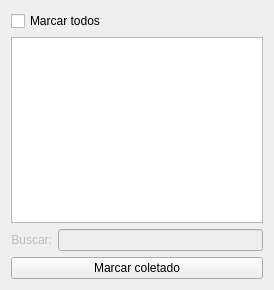
<?xml version="1.0" encoding="UTF-8"?>
<ui version="4.0">
 <class>WidgetLogisticaColeta</class>
 <widget class="QWidget" name="WidgetLogisticaColeta">
  <property name="geometry">
   <rect>
    <x>0</x>
    <y>0</y>
    <width>274</width>
    <height>290</height>
   </rect>
  </property>
  <property name="windowTitle">
   <string>Form</string>
  </property>
  <layout class="QGridLayout" name="gridLayout">
   <item row="0" column="0" colspan="2">
    <widget class="QCheckBox" name="checkBoxMarcarTodos">
     <property name="text">
      <string>Marcar todos</string>
     </property>
    </widget>
   </item>
   <item row="1" column="0" colspan="2">
    <widget class="TableView" name="table">
     <property name="mouseTracking">
      <bool>true</bool>
     </property>
     <property name="editTriggers">
      <set>QAbstractItemView::NoEditTriggers</set>
     </property>
     <property name="alternatingRowColors">
      <bool>true</bool>
     </property>
     <property name="selectionBehavior">
      <enum>QAbstractItemView::SelectRows</enum>
     </property>
     <property name="sortingEnabled">
      <bool>true</bool>
     </property>
     <attribute name="horizontalHeaderCascadingSectionResizes">
      <bool>true</bool>
     </attribute>
     <attribute name="horizontalHeaderStretchLastSection">
      <bool>false</bool>
     </attribute>
    </widget>
   </item>
   <item row="2" column="0">
    <widget class="QLabel" name="labelPedidosCompra_6">
     <property name="enabled">
      <bool>false</bool>
     </property>
     <property name="text">
      <string>Buscar:</string>
     </property>
     <property name="alignment">
      <set>Qt::AlignRight|Qt::AlignTrailing|Qt::AlignVCenter</set>
     </property>
    </widget>
   </item>
   <item row="2" column="1">
    <widget class="QLineEdit" name="lineEditBuscaColeta">
     <property name="enabled">
      <bool>false</bool>
     </property>
    </widget>
   </item>
   <item row="3" column="0" colspan="2">
    <widget class="QPushButton" name="pushButtonMarcarColetado">
     <property name="text">
      <string>Marcar coletado</string>
     </property>
    </widget>
   </item>
  </layout>
 </widget>
 <customwidgets>
  <customwidget>
   <class>TableView</class>
   <extends>QTableView</extends>
   <header>src/tableview.h</header>
  </customwidget>
 </customwidgets>
 <resources/>
 <connections/>
</ui>
